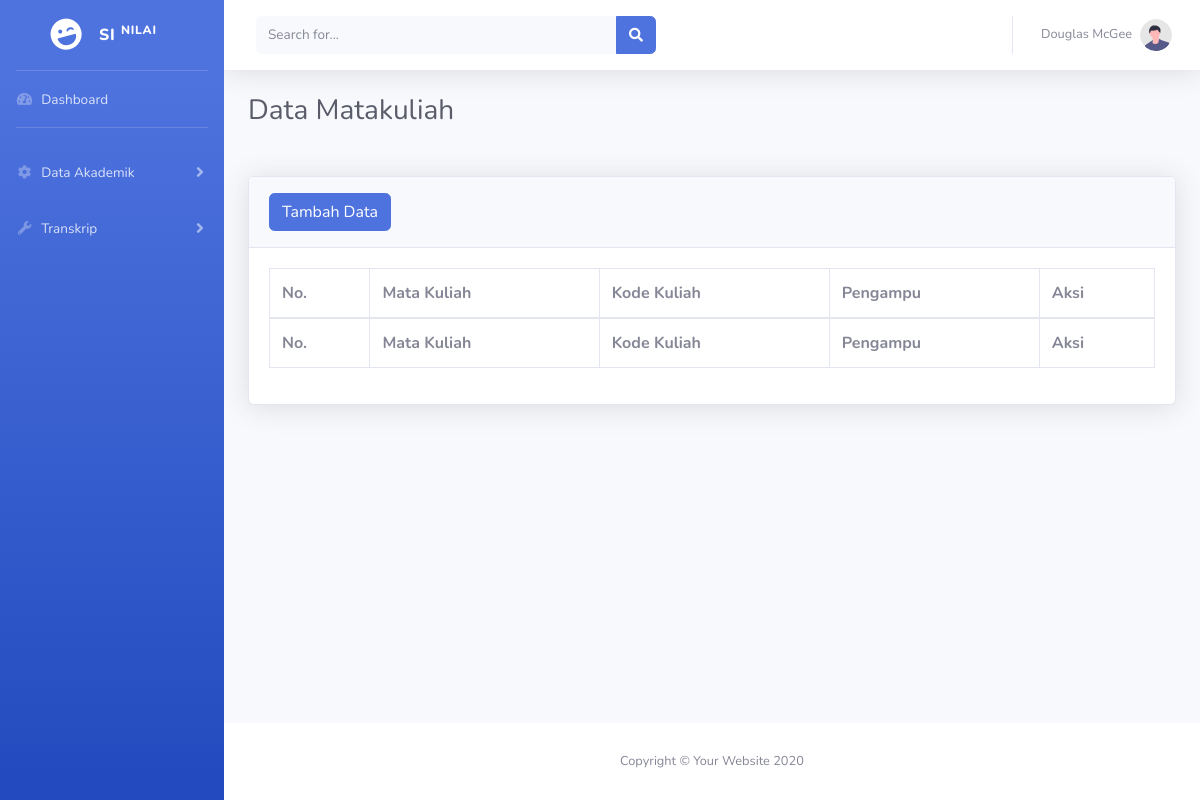
The app's page /matakuliah.php, older data.
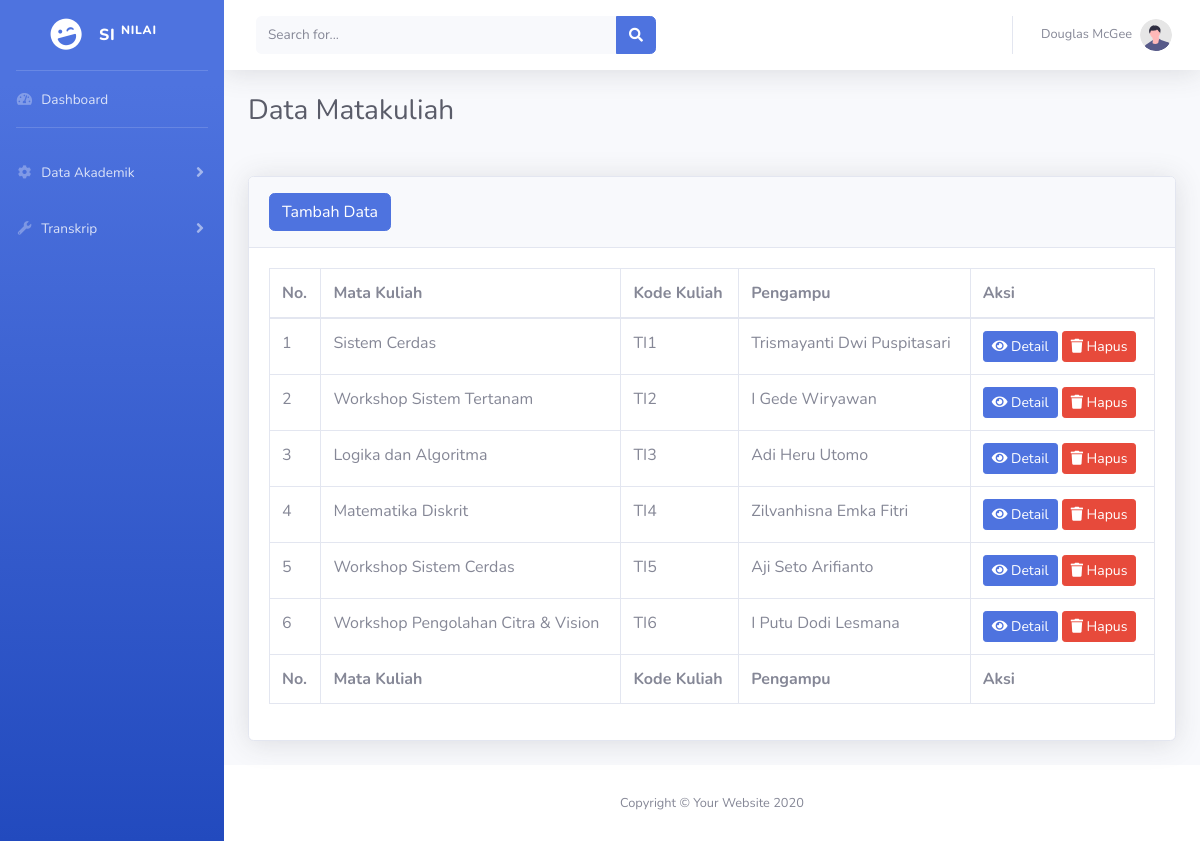
The same page, newer data.
### tables this page shows
CREATE TABLE `matakuliah` (
  `id` int NOT NULL,
  `nama_mkl` varchar(255) NOT NULL,
  `kode_mkl` varchar(25) NOT NULL,
  `pengampu` varchar(255) NOT NULL,
  `nilai_matkul` int NOT NULL
);

### koneksi.php (called while the page is built)
<?php
$conn= mysqli_connect("localhost", "root", "", "transkrip");
function query ($query){
	global $conn;
	$result = mysqli_query($conn, $query);
	$rows = [];
	while ($row = mysqli_fetch_assoc($result)) {
		$rows[] = $row;
	}
	return $rows;
}
?>

### matakuliah.php (the view, shortened to what this page needs)
<?php
include 'koneksi.php';
$matkul = query("SELECT * FROM matakuliah ");
?>
<!DOCTYPE html>
<html lang="en">
<head>
    <link href="vendor/fontawesome-free/css/all.min.css" rel="stylesheet" type="text/css">
    <link href="css/sb-admin-2.min.css" rel="stylesheet">
    <link href="vendor/datatables/dataTables.bootstrap4.min.css" rel="stylesheet">
</head>
<body id="page-top">
    <div id="wrapper">
        <ul class="navbar-nav bg-gradient-primary sidebar sidebar-dark accordion" id="accordionSidebar">
            <a class="sidebar-brand d-flex align-items-center justify-content-center" href="index.html">
                <div class="sidebar-brand-icon rotate-n-15">
                    <i class="fas fa-laugh-wink"></i>
                </div>
                <div class="sidebar-brand-text mx-3">SI <sup>Nilai</sup></div>
            </a>
            <hr class="sidebar-divider my-0">
            <li class="nav-item">
                <a class="nav-link" href="index.html">
                    <i class="fas fa-fw fa-tachometer-alt"></i>
                    <span>Dashboard</span></a>
            </li>
            <hr class="sidebar-divider">
            <li class="nav-item">
                <a class="nav-link collapsed" href="#" data-toggle="collapse" data-target="#collapseTwo"
                    aria-expanded="true" aria-controls="collapseTwo">
                    <i class="fas fa-fw fa-cog"></i>
                    <span>Data Akademik</span>
                </a>
            </li>
            <li class="nav-item">
                <a class="nav-link collapsed" href="#" data-toggle="collapse" data-target="#collapseUtilities"
                    aria-expanded="true" aria-controls="collapseUtilities">
                    <i class="fas fa-fw fa-wrench"></i>
                    <span>Transkrip</span>
                </a>
            </li>
        </ul>
        <div id="content-wrapper" class="d-flex flex-column">
            <div id="content">
                <nav class="navbar navbar-expand navbar-light bg-white topbar mb-4 static-top shadow">
                    <form
                        class="d-none d-sm-inline-block form-inline mr-auto ml-md-3 my-2 my-md-0 mw-100 navbar-search">
                        <div class="input-group">
                            <input type="text" class="form-control bg-light border-0 small" placeholder="Search for..."
                                aria-label="Search" aria-describedby="basic-addon2">
                            <div class="input-group-append">
                                <button class="btn btn-primary" type="button">
                                    <i class="fas fa-search fa-sm"></i>
                                </button>
                            </div>
                        </div>
                    </form>
                    <ul class="navbar-nav ml-auto">
                        <li class="nav-item dropdown no-arrow">
                            <a class="nav-link dropdown-toggle" href="#" id="userDropdown" role="button"
                                data-toggle="dropdown" aria-haspopup="true" aria-expanded="false">
                                <span class="mr-2 d-none d-lg-inline text-gray-600 small">Douglas McGee</span>
                                <img class="img-profile rounded-circle"
                                    src="img/undraw_profile.svg">
                            </a>
                        </li>
                    </ul>
                </nav>
                <div class="container-fluid">
                <h1 class="h3 mb-4 text-gray-800">Data Matakuliah</h1>
                <br>
                    <div class="card shadow mb-4">
                        <div class="card-header py-3">
                            <a href="Tmatakuliah.php">
                            <button type="button" class="btn btn-primary">Tambah Data</button>
                            </a>
                        </div>
                        <div class="card-body">
                            <div class="table-responsive">
                                <table class="table table-bordered" id="dataTable" width="100%" cellspacing="0">
                                    <thead>
                                        <tr>
                                        <th>No.</th>
                                        <th>Mata Kuliah</th>
                                        <th>Kode Kuliah</th>
                                        <th>Pengampu</th>
                                        <th>Aksi</th>
                                        </tr>
                                    </thead>
                                    <tfoot>
                                    <tr>
                                        <th>No.</th>
                                        <th>Mata Kuliah</th>
                                        <th>Kode Kuliah</th>
                                        <th>Pengampu</th>
                                        <th>Aksi</th>
                                        </tr>
                                    </tfoot>
                                    <tbody>
                                    <?php $i =1; ?>
                          <?php foreach ($matkul as $row ): ?>
                              <td><?=$i; ?></td>
                              <td><?= $row["nama_mkl"]; ?></td>
                              <td><?= $row["kode_mkl"]; ?></td>
                              <td><?= $row["pengampu"]; ?></td>
                           <td>
                                <a href="Ematkul.php?id=<?=$row["id"]; ?> " type="button" class="btn btn-primary btn-sm">
                                         <i class="fas fa-eye"></i>
                                        Detail </a>
                                     <a href="Hmatkul.php?id=<?=$row["id"]; ?>" type="button" class="btn btn-danger btn-sm tombol-hapus"onclick="return confirm('yakin?');">
                                         <i class="fas fa-trash"></i>
                                        Hapus</a>
                                    </td>
                              <?php $i ++; ?>
                          <?php endforeach; ?>
                                    </tbody>
                                </table>
                            </div>
                        </div>
                    </div>
                </div>
            </div>
            <footer class="sticky-footer bg-white">
                <div class="container my-auto">
                    <div class="copyright text-center my-auto">
                        <span>Copyright &copy; Your Website 2020</span>
                    </div>
                </div>
            </footer>
        </div>
    </div>
</body>
</html>

Row changes from the older to the newer data that the page shows:
added matakuliah: nama_mkl "Sistem Cerdas", kode_mkl "TI1", pengampu "Trismayanti Dwi Puspitasari"
added matakuliah: nama_mkl "Workshop Sistem Tertanam", kode_mkl "TI2", pengampu "I Gede Wiryawan"
added matakuliah: nama_mkl "Logika dan Algoritma", kode_mkl "TI3", pengampu "Adi Heru Utomo"
added matakuliah: nama_mkl "Matematika Diskrit", kode_mkl "TI4", pengampu "Zilvanhisna Emka Fitri"
added matakuliah: nama_mkl "Workshop Sistem Cerdas", kode_mkl "TI5", pengampu "Aji Seto Arifianto"
added matakuliah: nama_mkl "Workshop Pengolahan Citra & Vision", kode_mkl "TI6", pengampu "I Putu Dodi Lesmana"
